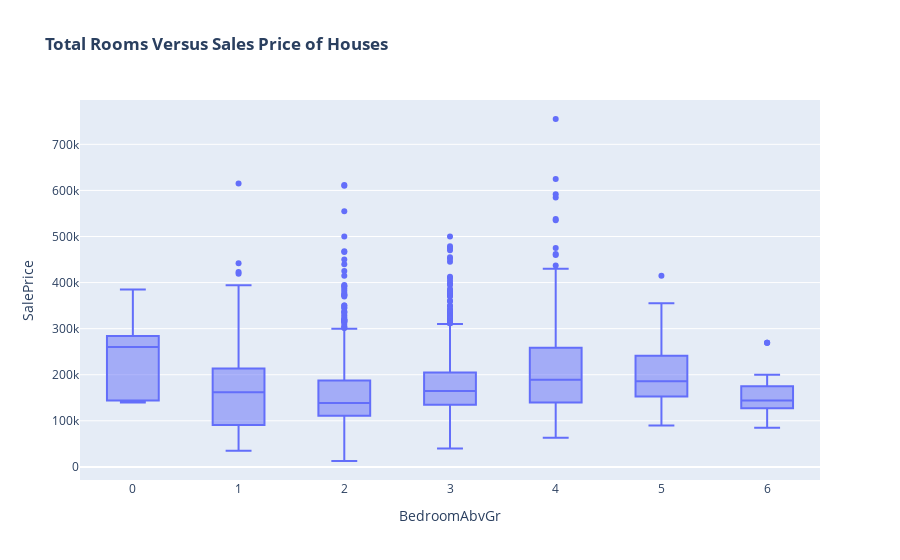

Notebook cell for this chart:
### Code cell
px.box(housing_cleaned,x='BedroomAbvGr',y='SalePrice'
       #,color='Neighborhood'
       ,
       title='<b>Total Rooms Versus Sales Price of Houses')

### Figure 1 — Plotly figure (JSON) as saved in the notebook; plotly's stock layout.template omitted (floating-point values rounded to 4 significant figures; data arrays with more than 128 entries replaced by an {"elided": "..."} marker saying what was removed)
{"data": [{"alignmentgroup": "True", "hovertemplate": "BedroomAbvGr=%{x}<br>SalePrice=%{y}<extra></extra>", "legendgroup": "", "marker": {"color": "#636efa"}, "name": "", "notched": false, "offsetgroup": "", "orientation": "v", "showlegend": false, "type": "box", "x": {"elided": "2580 int values"}, "x0": " ", "xaxis": "x", "y": {"elided": "2580 int values"}, "y0": " ", "yaxis": "y"}], "layout": {"boxmode": "group", "legend": {"tracegroupgap": 0}, "title": {"text": "<b>Total Rooms Versus Sales Price of Houses"}, "xaxis": {"anchor": "y", "domain": [0, 1], "title": {"text": "BedroomAbvGr"}}, "yaxis": {"anchor": "x", "domain": [0, 1], "title": {"text": "SalePrice"}}}}
